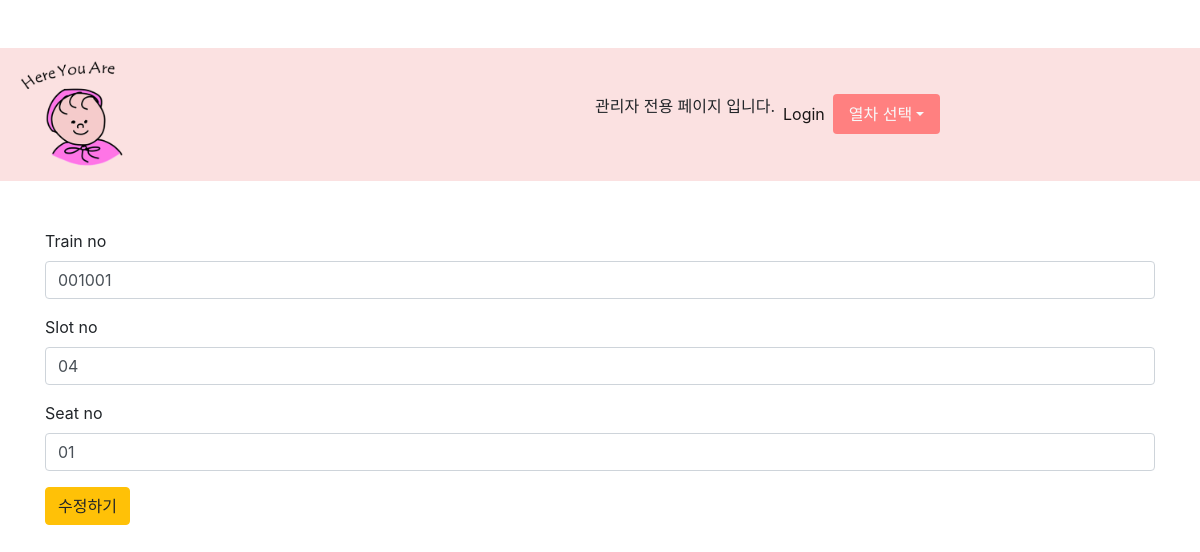
The app's page /webserver/1/edit/, older data.
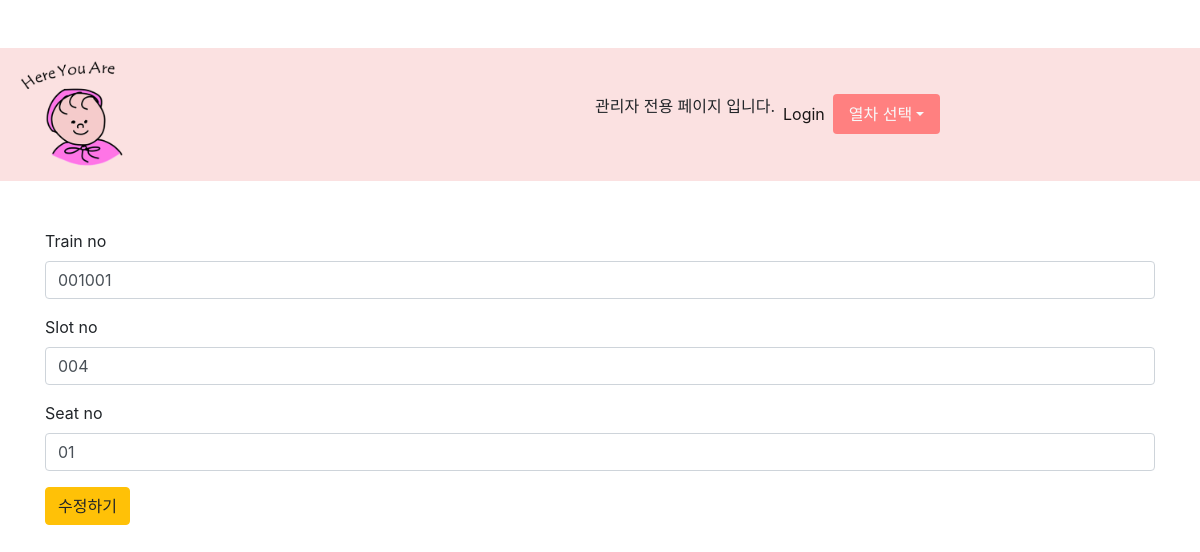
The same page, newer data.
### webserver/models.py (models this page shows, shortened)
class Train(models.Model):
    train_no = models.CharField(max_length=10)
    slot_no = models.CharField(max_length=10)
    seat_no = models.CharField(max_length=10)
    empty = models.BooleanField()

### webserver/views.py (the view)
# urls.py: path('<int:train_pk>/edit/', views.edit, name="edit"),
def edit(request, train_pk):
    train = get_object_or_404(Train, pk=train_pk)
    if request.method == "POST":
        form = TrainForm(request.POST, instance=train)
        print("뿜뿜")
        if form.is_valid():
            train = form.save()
            return redirect('webserver:detail', train_pk)
    else:
        form = TrainForm(instance=train)
    context = {
        'form' : form ,
    }
    return render(request, 'webserver/form.html', context)

### webserver/forms.py
class TrainForm(forms.ModelForm):
    train_no = forms.CharField(max_length=10)
    slot_no = forms.CharField(max_length=10)
    seat_no = forms.CharField(max_length=10)
    class Meta:
        model = Train
        fields = ['train_no', 'slot_no', 'seat_no', ]

### config/templates/webserver/form.html (shortened to what this page needs)
{% extends 'base.html' %}
{% load bootstrap4 %}
{% block body %}
<form action="" method="post" class="form">
  {% bootstrap_form form %}
  {% buttons %}
    <button type="submit" class="btn btn-warning">
    {% if request.resolver_match.url_name == 'new' %}
          추가하기
    {% else %}
          수정하기
    {% endif %}
    </button>
  {% endbuttons %}
</form>
{% endblock  %}

Row changes from the older to the newer data that the page shows:
changed Train: slot_no "04" → "004"
